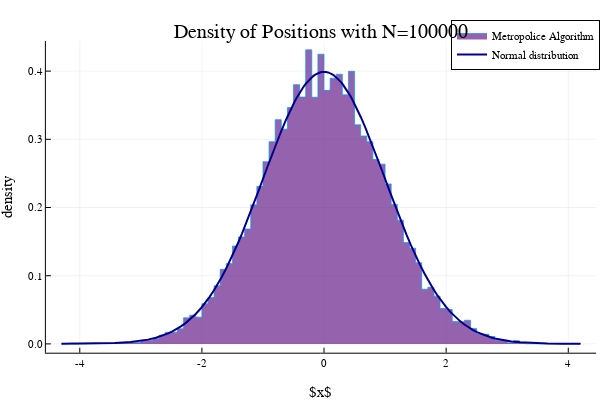

Write notebook code for a chart like this one.
### Markdown cell above
Plotting

### Code cell
#Plotting
data , AccRate = Metropolis(normal, 10, N)
stephist(data,normalized=true, fillcolor = "darkorchid4" , fill = true , alpha = 0.7 , label = "Metropolice Algorithm")
plot!(normal , color = "darkblue" , lw = 2, label = "Normal distribution")  
plot!(xlabel = L"x" , ylabel = "density", title = "Density of Positions with N=100000" )

### Figure 1 — Plotly figure (JSON) as saved in the notebook; plotly's stock layout.template omitted (floating-point values rounded to 4 significant figures; data arrays with more than 128 entries replaced by an {"elided": "..."} marker saying what was removed)
{"data": [{"colorbar": {"len": 0.8657, "title": "", "x": 0.9934, "y": 0.5087}, "fill": "tozeroy", "fillcolor": "rgba(104, 34, 139, 0.700)", "legendgroup": "Metropolice Algorithm", "line": {"color": "rgba(0, 154, 250, 0.700)", "dash": "solid", "shape": "linear", "width": 1}, "mode": "lines", "name": "Metropolice Algorithm", "showlegend": true, "type": "scatter", "x": {"elided": "172 float values"}, "xaxis": "x", "y": {"elided": "172 float values"}, "yaxis": "y"}, {"colorbar": {"len": 0.8657, "title": "", "x": 0.9934, "y": 0.5087}, "legendgroup": "Normal distribution", "line": {"color": "rgba(0, 0, 139, 1.000)", "dash": "solid", "shape": "linear", "width": 2}, "mode": "lines", "name": "Normal distribution", "showlegend": true, "type": "scatter", "x": [-4.3, -4.245, -3.733, -3.425, -3.165, -3.024, -2.883, -2.753, -2.623, -2.553, -2.483, -2.413, -2.344, -2.263, -2.182, -2.101, -2.02, -1.948, -1.876, -1.805, -1.733, -1.67, -1.607, -1.544, -1.481, -1.412, -1.343, -1.275, -1.206, -1.068, -0.9294, -0.853, -0.7766, -0.7002, -0.6238, -0.5875, -0.5511, -0.5148, -0.4784, -0.4421, -0.4057, -0.3694, -0.333, -0.2952, -0.2574, -0.2196, -0.1819, -0.1441, -0.1063, -0.06847, -0.03068, 0.001138, 0.03295, 0.06477, 0.09658, 0.1284, 0.1602, 0.192, 0.2238, 0.2627, 0.3015, 0.3404, 0.3792, 0.4181, 0.4569, 0.4957, 0.5346, 0.6057, 0.6769, 0.7481, 0.8192, 0.9507, 1.082, 1.149, 1.215, 1.282, 1.348, 1.423, 1.498, 1.572, 1.647, 1.715, 1.782, 1.85, 1.917, 1.995, 2.072, 2.15, 2.227, 2.299, 2.37, 2.442, 2.514, 2.584, 2.655, 2.726, 2.796, 2.934, 3.071, 3.211, 3.352, 3.506, 3.66, 3.884, 4.108, 4.154, 4.2], "xaxis": "x", "y": [3.854e-05, 4.881e-05, 0.0003758, 0.00113, 0.002661, 0.00412, 0.006252, 0.009022, 0.0128, 0.01534, 0.01828, 0.02169, 0.0256, 0.03085, 0.03692, 0.0439, 0.05185, 0.0598, 0.06861, 0.07831, 0.08892, 0.09898, 0.1097, 0.1212, 0.1333, 0.1472, 0.1618, 0.1771, 0.1928, 0.2256, 0.259, 0.2773, 0.2951, 0.3122, 0.3284, 0.3357, 0.3427, 0.3494, 0.3558, 0.3618, 0.3674, 0.3726, 0.3774, 0.3819, 0.3859, 0.3894, 0.3924, 0.3948, 0.3967, 0.398, 0.3988, 0.3989, 0.3987, 0.3981, 0.3971, 0.3957, 0.3939, 0.3917, 0.3891, 0.3854, 0.3812, 0.3765, 0.3713, 0.3656, 0.3594, 0.3528, 0.3458, 0.3321, 0.3173, 0.3016, 0.2852, 0.2539, 0.2221, 0.2062, 0.1906, 0.1754, 0.1607, 0.1449, 0.13, 0.1159, 0.1028, 0.09175, 0.08152, 0.0721, 0.06348, 0.05456, 0.04661, 0.03958, 0.03342, 0.02841, 0.02404, 0.02023, 0.01694, 0.01414, 0.01175, 0.009719, 0.007996, 0.005397, 0.003575, 0.002298, 0.001448, 0.0008538, 0.0004915, 0.0002112, 8.633e-05, 7.141e-05, 5.894e-05], "yaxis": "y"}], "layout": {"annotations": [{"font": {"color": "rgba(0, 0, 0, 1.000)", "family": "sans-serif", "size": 20}, "rotation": 0, "showarrow": false, "text": "Density of Positions with N=100000", "x": 0.535, "xanchor": "center", "xref": "paper", "y": 1, "yanchor": "top", "yref": "paper"}], "height": 400, "legend": {"bgcolor": "rgba(255, 255, 255, 1.000)", "bordercolor": "rgba(0, 0, 0, 1.000)", "borderwidth": 1, "font": {"color": "rgba(0, 0, 0, 1.000)", "family": "sans-serif", "size": 11}, "title": {"font": {"color": "rgba(0, 0, 0, 1.000)", "family": "sans-serif", "size": 15}, "text": ""}, "tracegroupgap": 0, "traceorder": "normal", "x": 1, "xanchor": "auto", "y": 1, "yanchor": "auto"}, "margin": {"b": 20, "l": 0, "r": 0, "t": 20}, "paper_bgcolor": "rgba(255, 255, 255, 1.000)", "plot_bgcolor": "rgba(255, 255, 255, 1.000)", "showlegend": true, "width": 600, "xaxis": {"anchor": "y", "domain": [0.07647, 0.9934], "gridcolor": "rgba(0, 0, 0, 0.100)", "gridwidth": 0.5, "linecolor": "rgba(0, 0, 0, 1.000)", "mirror": false, "range": [-4.555, 4.455], "showgrid": true, "showline": true, "showticklabels": true, "tickangle": 0, "tickcolor": "rgb(0, 0, 0)", "tickfont": {"color": "rgba(0, 0, 0, 1.000)", "family": "sans-serif", "size": 11}, "tickmode": "array", "ticks": "inside", "ticktext": ["-4", "-2", "0", "2", "4"], "tickvals": [-4, -2, 0, 2, 4], "title": "$x$", "titlefont": {"color": "rgba(0, 0, 0, 1.000)", "family": "sans-serif", "size": 15}, "type": "-", "visible": true, "zeroline": false, "zerolinecolor": "rgba(0, 0, 0, 1.000)"}, "yaxis": {"anchor": "x", "domain": [0.07581, 0.9415], "gridcolor": "rgba(0, 0, 0, 0.100)", "gridwidth": 0.5, "linecolor": "rgba(0, 0, 0, 1.000)", "mirror": false, "range": [-0.01294, 0.4441], "showgrid": true, "showline": true, "showticklabels": true, "tickangle": 0, "tickcolor": "rgb(0, 0, 0)", "tickfont": {"color": "rgba(0, 0, 0, 1.000)", "family": "sans-serif", "size": 11}, "tickmode": "array", "ticks": "inside", "ticktext": ["0.0", "0.1", "0.2", "0.3", "0.4"], "tickvals": [0, 0.1, 0.2, 0.3, 0.4], "title": "density", "titlefont": {"color": "rgba(0, 0, 0, 1.000)", "family": "sans-serif", "size": 15}, "type": "-", "visible": true, "zeroline": false, "zerolinecolor": "rgba(0, 0, 0, 1.000)"}}}
